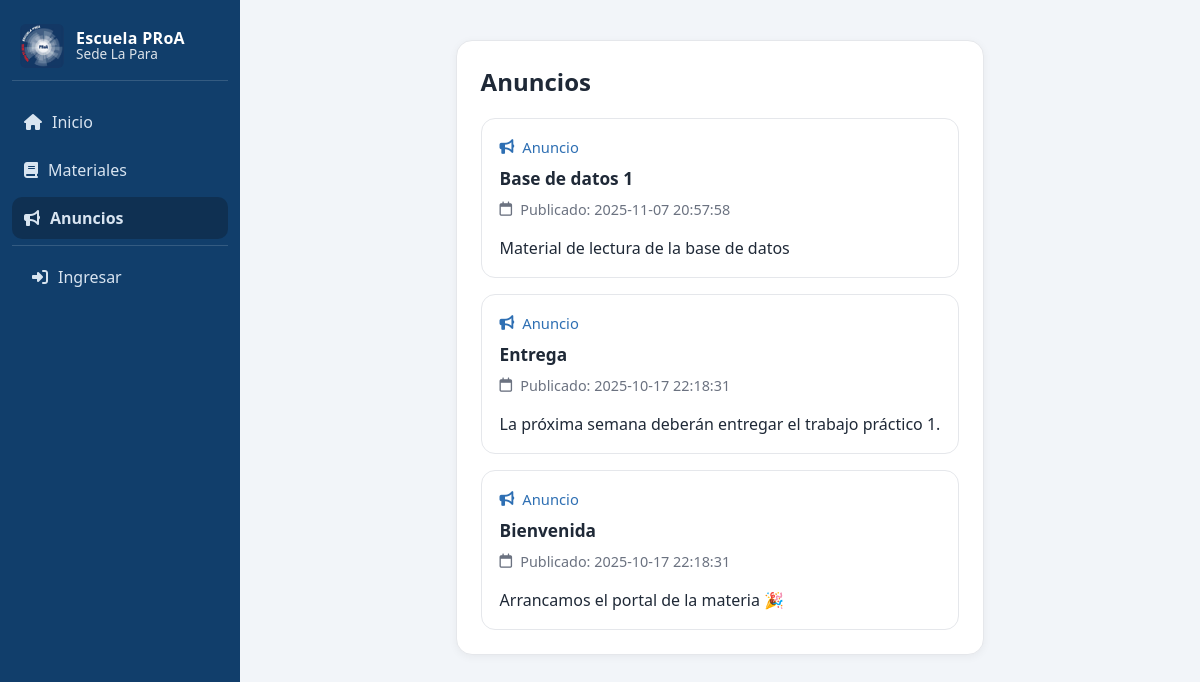
The page /anuncios on the database its author committed.
### tables this page shows
CREATE TABLE anuncios (
            id INTEGER PRIMARY KEY AUTOINCREMENT,
            titulo TEXT NOT NULL,
            contenido TEXT NOT NULL,
            fecha TEXT DEFAULT CURRENT_TIMESTAMP
        );

### portal/main.py (the view)
@main_bp.route("/anuncios")
def anuncios():
    db = get_db()
    filas = db.execute(
        "SELECT id, titulo, contenido, fecha FROM anuncios ORDER BY id DESC"
    ).fetchall()
    return render_template("anuncios.html", anuncios=filas)

### database.py (called while the page is built)
def get_db():
    if "db" not in g:
        conn = sqlite3.connect(DB_NAME)
        conn.row_factory = sqlite3.Row  # permite acceder por nombre de columna
        g.db = conn
    return g.db

### templates/anuncios.html (shortened to what this page needs)
{% extends "base.html" %}
{% block content %}
  <h2 style="margin-top:0;">Anuncios</h2>
  {% if anuncios|length == 0 %}
    <p class="muted">No hay anuncios todavía.</p>
  {% else %}
    <div class="grid">
      {% for a in anuncios %}
        <article class="card">
          <div class="card-badge">
            <i class="fa-solid fa-bullhorn"></i> Anuncio
          </div>
          <h3 class="card-title">{{ a['titulo'] }}</h3>
          <div class="meta">
            <i class="fa-regular fa-calendar"></i>
            <span>Publicado: {{ a['fecha'] }}</span>
          </div>
          <p style="margin:8px 0 0;">{{ a['contenido'] }}</p>
        </article>
      {% endfor %}
    </div>
  {% endif %}
{% endblock %}

### static/css/styles.css (style rules this page uses)
:root { --brand: #113E6B; --brand-2: #E63946; --brand-3: #2E6FB3; --bg: #f2f5f9; --card: #ffffff; --text: #1f2937; --muted: #6b7280; --line: #e5e7eb; }
* { box-sizing:border-box; }
html,body { height:100%; }
body { margin:0; font-family: "Segoe UI", Roboto, system-ui, -apple-system, Arial, sans-serif; color: var(--text); background: var(--bg); }
.grid { display:grid; gap:16px; grid-template-columns: repeat(auto-fit, minmax(240px, 1fr)); margin-top: 16px; }
.card { background:var(--card); border:1px solid var(--line); border-radius:14px; padding:18px; display:flex; flex-direction:column; gap:10px; transition: transform .15s ease, box-shadow .15s ease; }
.card-badge { font-size:.92rem; color: var(--brand-3); display:flex; align-items:center; gap:8px; }
.card-title { margin:0; font-size:1.08rem; }
.meta { display:flex; align-items:center; gap:8px; font-size:.9rem; color: var(--muted); }

### rows shown on the page
anuncios: titulo "Base de datos 1", fecha "2025-11-07 20:57:58", contenido "Material de lectura de la base de datos"
anuncios: titulo "Entrega", fecha "2025-10-17 22:18:31", contenido "La próxima semana deberán entregar el trabajo práctico 1."
anuncios: titulo "Bienvenida", fecha "2025-10-17 22:18:31", contenido "Arrancamos el portal de la materia 🎉"
